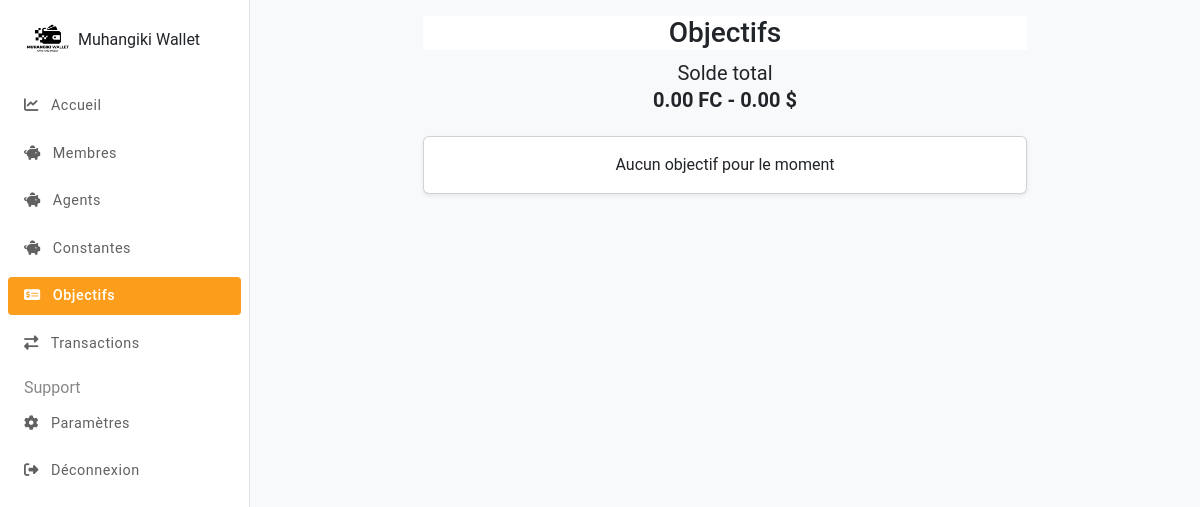
/administrateurs/objectifs/ (signed in), run on an earlier commit of the app's database.
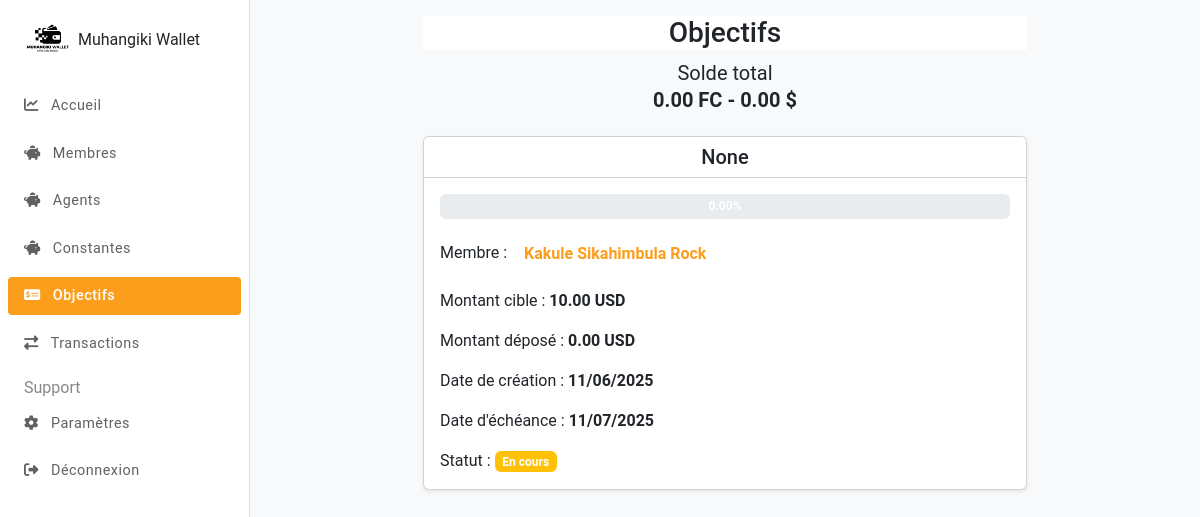
And on a later commit of the database.
### objectifs/models.py (models this page shows, shortened)
class Objectifs(models.Model):
    membre = models.ForeignKey(Membres, blank=True, null=True, on_delete=models.CASCADE, verbose_name="Client")
    organisation = models.ForeignKey(Organisations, blank=True, null=True, on_delete=models.CASCADE, verbose_name="Organisations")
    operateur = models.CharField(max_length=20, choices=(("membre", "membre"), ("organisation", "organisation")), verbose_name="Opérateur")
    agent = models.ForeignKey(Agents, blank=True, null=True, on_delete=models.CASCADE, verbose_name="Agents")
    numero_agent = models.ForeignKey(NumerosAgent, on_delete=models.CASCADE, blank=True, null=True, verbose_name="Numéro de l'agent")
    montant = models.FloatField(verbose_name="Montant", default=0)
    montant_cible = models.FloatField(verbose_name="Montant cible")
    devise = models.CharField(max_length=10, choices=(("CDF", "CDF"), ("USD", "USD")), verbose_name="Devise")
    date_debut = models.DateField(verbose_name="Date de début")
    date_fin = models.DateField(verbose_name="Date de fin", blank=True, null=True)
    date_creation = models.DateField(auto_now_add=True, verbose_name="Date de création")
    nom = models.CharField(max_length=255, verbose_name="Nom de l'objectif", blank=True, null=True)
    type = models.ForeignKey(TypesObjectif, on_delete=models.CASCADE, verbose_name="Type d'objectif", blank=True, null=True)
    description = models.TextField(verbose_name="Description", blank=True, null=True)
    statut = models.CharField(max_length=20, choices=(("En cours", "En cours"), ("Atteint", "Atteint"), ("Retiré", "Retiré"), ("Epuisé", "Epuisé"), ("Archivé", "Archivé")), default="En cours", verbose_name="Statut")

### membres/models.py (models this page shows)
class Membres(models.Model):
    user = models.OneToOneField(settings.AUTH_USER_MODEL, on_delete=models.CASCADE, related_name="membre", primary_key=True)
    nom = models.CharField(max_length=20, verbose_name="Nom")
    postnom = models.CharField(max_length=20, verbose_name="Postnom")
    prenom = models.CharField(max_length=20, blank=True, null=True, verbose_name="Prénom")
    sexe = models.CharField(max_length=10,null=True,blank=True, choices=[("M", "Homme"), ("F", "Femme")], verbose_name="Sexe")
    lieu_naissance = models.CharField(max_length=50, null=True,blank=True, verbose_name="Lieu de naissance")
    date_naissance = models.DateField(null=True,blank=True,verbose_name="Date de naissance")
    etat_civil = models.CharField(max_length=20, null=True,blank=True, choices=[("Célibataire", "Célibataire"), ("Marié", "Marié(e)"), ("Veuf", "Veuf(ve)"), ("Divorcé", "Divorcé(e)")], verbose_name="Etat civil")
    type_carte_identite = models.CharField(null=True,blank=True, max_length=20, choices=TYPES_CARTE_IDENTITE, verbose_name="Type de carte d'identité")
    num_carte_identite = models.CharField(null=True,blank=True,max_length=50, verbose_name="Numéro de carte d'identité")
    carte_identite_copy = models.ImageField(upload_to="identite/", verbose_name="Copie de la carte d'identité")
    photo_profile = models.ImageField(null=True,blank=True,upload_to="profile/", verbose_name="Photo de profile")
    province_residence = models.ForeignKey(Provinces,null=True,blank=True, on_delete=models.CASCADE, verbose_name="Province de résidence")
    ville_residence = models.ForeignKey(Villes, null=True,blank=True, on_delete=models.CASCADE, verbose_name="Ville de résidence")
    commune_residence = models.ForeignKey(Communes, null=True,blank=True, on_delete=models.CASCADE, verbose_name="Commune de résidence")
    quartier_residence = models.ForeignKey(Quartiers,null=True,blank=True, on_delete=models.CASCADE, verbose_name="Quartier de résidence")
    avenue_residence = models.ForeignKey(Avenues, null=True,blank=True, on_delete=models.CASCADE, verbose_name="Avenue de résidence")
    numero_residence = models.IntegerField(null=True,blank=True, verbose_name="Numéro de résidence")
    numero_telephone = models.CharField(max_length=20, unique=True, validators=[RegexValidator(regex=r'^(\+243|0)\d{9}$', message="Format valide : (+243 ou 0) 996437657")], verbose_name="Numéro de téléphone")
    reference_code = models.OneToOneField(CodesReference, on_delete=models.CASCADE, max_length=20, unique=True, verbose_name="Code de référence", blank=True, null=True)
    invitation_code = models.CharField(null=True, blank=True, max_length=20, verbose_name="Code d'invitation")
    date_creation = models.DateTimeField(auto_now_add=True, verbose_name="Date de création")
    date_modification = models.DateTimeField(auto_now=True, verbose_name="Date de modification")
    compte_CDF = models.OneToOneField(NumerosCompte, on_delete=models.CASCADE, max_length=15, unique=True, related_name="membre", verbose_name="Compte CDF")
    compte_USD = models.OneToOneField(NumerosCompte, on_delete=models.CASCADE, max_length=15, unique=True, verbose_name="Compte USD")
    contribution_mensuelle = models.ForeignKey(ContributionsMensuelles,null=True,blank=True, on_delete=models.CASCADE, verbose_name="Contribution mensuelle")
    mois_contribution = models.DateField(null=True,blank=True,auto_now_add=True, verbose_name="Mois de contribution")
    status = models.BooleanField(default=False)
    def __str__(self):
        return f"{self.nom} {self.postnom} {self.prenom}"
    class Meta:
        verbose_name = _("Membre")
        verbose_name_plural = _("Membres")

### administrateurs/views.py (the view)
# urls.py: path("objectifs/", views.objectifs, name="objectifs"),
@login_required
@verifier_admin
def objectifs(request):
    solde_objectifs_CDF = Objectifs.objects.filter(devise="CDF", statut__in=["En cours", "Atteint", "Epuisé"]).aggregate(total=Sum('montant'))['total'] or 0
    solde_objectifs_USD = Objectifs.objects.filter(devise="USD", statut__in=["En cours", "Atteint", "Epuisé"]).aggregate(total=Sum('montant'))['total'] or 0
    objectifs = Objectifs.objects.filter(statut__in=["En cours", "Atteint", "Epuisé"]).order_by("-date_debut")
    for objectif in objectifs:
        objectif.pourcentage = float(objectif.montant / objectif.montant_cible ) * 100
        if timezone.now().date() > objectif.date_fin:
            objectif.statut = "Epuisé"
            objectif.save()
    context = {
        "objectifs": objectifs,
        "solde_objectifs_CDF": solde_objectifs_CDF,
        "solde_objectifs_USD": solde_objectifs_USD
    }
    return render(request, "administrateurs/objectifs.html", context)

### administrateurs/models.py (called while the page is built)
    def is_admin(self):
        return self.type == TypesUtilisateur.ADMIN.value

### administrateurs/views.py (called while the page is built)
def verifier_admin(func):
    def verify(request, *args, **kwargs):
        if request.user.is_admin():
            return func(request, *args, **kwargs)
        else: return redirect("index")
    return wraps(func)(verify)

### administrateurs/templates/administrateurs/objectifs.html (shortened to what this page needs)
{% extends 'administrateurs/base.html' %}
{% block content %}
    <div class="row justify-content-center mt-5 mt-sm-0 mb-5">
        <div class="col-md-8 text-center">
            <div class="mb-4">
                <div class="card-header bg-white">
                    <h3 class="">Objectifs</h3>
                </div>
                <div class="card-body text-enter">
                    <p class="fs-5 mb-0">Solde total</p>
                    <h4 class="mb-3 fw-bolder fs-5">{{ solde_objectifs_CDF|stringformat:".2f" }} FC - {{ solde_objectifs_USD|stringformat:".2f" }} $</h4>
                </div>
            </div>
        </div>
        <div class="col-md-8">
            {% for objectif in objectifs %}
            <div class="card shadow-sm mb-3 {% if objectif.statut == 'Epuisé' %}border-danger{% endif %}">
                <div class="card-header bg-white text-center">
                    <h5 class="card-title mb-0">{{ objectif.type }}</h5>
                </div>
                <div class="card-body">
                    <div class="progress position-relative mb-3" style="height: 25px;">
                        <span class="position-absolute top-50 start-50 translate-middle fw-bold text-white">{{ objectif.pourcentage|stringformat:".2f" }}%</span>
                    </div>
                    <p class="card-text">Membre : <a href="{% url 'administrateurs:voir_membre' objectif.membre.pk %}" class="fw-bold btn mw-color">{{ objectif.membre }}</a></p>
                    <p class="card-text">Montant cible : <span class="fw-bold">{{ objectif.montant_cible|stringformat:".2f" }} {{ objectif.devise }}</span></p>
                    <p class="card-text">Montant déposé : <span class="fw-bold">{{ objectif.montant|stringformat:".2f" }} {{ objectif.devise }}</span></p>
                    <p class="card-text">Date de création : <span class="fw-bold">{{ objectif.date_creation|date:"d/m/Y" }}</span></p>
                    <p class="card-text">Date d'échéance : <span class="fw-bold">{{ objectif.date_fin|date:"d/m/Y" }}</span></p>
                    <p class="card-text">Statut : <span class="badge {% if objectif.statut == 'Atteint' %}bg-success{% elif objectif.statut == 'En cours' %}bg-warning{% else %}bg-danger{% endif %}">{{ objectif.statut }}</span></p>
                </div>
            </div>
            {% empty %}
                <div class="card shadow-sm">
                    <div class="card-body text-center">Aucun objectif pour le moment</div>
                </div>
            {% endfor %}
        </div>
    </div>
{% endblock %}

What changed in the data, as far as the page shows it:
added Objectifs: type "None", pourcentage "0.00", membre "Kakule Sikahimbula Rock", montant_cible "10.00", devise "USD", montant "0.00", date_creation "11/06/2025", date_fin "11/07/2025", statut "En cours"
Also different on the page:
text no longer shown: "Aucun objectif pour le moment"
